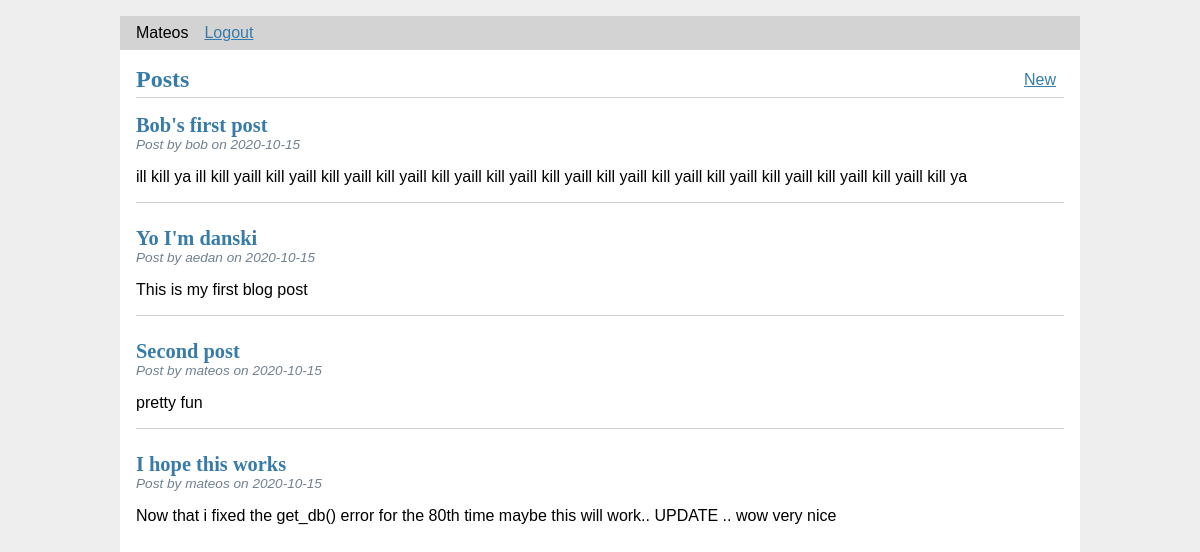
Screenshot of / (signed in) with the database file from the repository.
### tables this page shows
CREATE TABLE user(
    id INTEGER PRIMARY KEY AUTOINCREMENT,
    username TEXT UNIQUE NOT NULL,
    password TEXT NOT NULL
);

CREATE TABLE post(
    id INTEGER PRIMARY KEY AUTOINCREMENT,
    author_id INTEGER NOT NULL,
    created TIMESTAMP NOT NULL DEFAULT CURRENT_TIMESTAMP,
    title TEXT NOT NULL,
    body TEXT NOT NULL,
    FOREIGN KEY (author_id) REFERENCES user (id)
);

### flaskr/blog.py (the view)
@bp.route("/")
def index():
    db = get_db()
    posts = db.execute(
        "SELECT p.id, title, body, created, author_id, username"
        " FROM post p JOIN user u ON p.author_id = u.id"
        " ORDER BY created DESC"
    ).fetchall()
    return render_template("blog/index.html", posts=posts)

### flaskr/auth.py (called while the page is built)
@bp.before_app_request
def load_logged_in_user():
    user_id = session.get("user_id")
    if user_id is None:
        g.user = None
    else:
        g.user = (
            get_db().execute("SELECT * FROM user WHERE id = ?", (user_id,)).fetchone()
        )

### flaskr/db.py (called while the page is built)
def get_db():
    if "db" not in g:
        g.db = sqlite3.connect(
            current_app.config["DATABASE"], detect_types=sqlite3.PARSE_DECLTYPES
        )
        g.db.row_factory = sqlite3.Row
    return g.db

### flaskr/templates/blog/index.html (shortened to what this page needs)
{% extends 'base.html' %}
{% block header %}
<h1>{% block title %}Posts{% endblock %}</h1>
{% if g.user %}
<a href="{{ url_for('blog.create') }}" class="action">New</a>
{% endif %}
{% endblock %}
{% block content %}
{% for post in posts %}
<article class="post">
    <header>
        <div>
            <h1>{{ post['title'] }}</h1>
            <div class="about">Post by {{ post['username'] }} on {{ post['created'].strftime('%Y-%m-%d') }}</div>
        </div>
    </header>
    <p class="body">{{ post['body'] }}</p>
</article>
{% if not loop.last %}
<hr>
{% endif %}
{% endfor %}
{% endblock %}

### flaskr/templates/base.html (shortened to what this page needs)
<!DOCTYPE html>
<link rel="stylesheet" href={{ url_for('static', filename='style.css') }}>
<nav>
    <ul>
        {% if g.user %}
        <li><span>{{ g.user["username"] }}</span></li>
        <li><a href="{{ url_for('auth.logout') }}">Logout</a></li>
        {% else %}
        <li><a href="{{ url_for('auth.register') }}">Register</a></li>
        <li><a href="{{ url_for('auth.login') }}">Log In</a></li>
        {% endif %}
    </ul>
</nav>
<section class="content">
    <header>{% block header %}{% endblock %}</header>
    {% block content %}{% endblock %}
</section>

### flaskr/static/style.css (style rules this page uses)
h1 { font-family: serif; color: #377ba8; margin: 1rem 0; }
a { color: #377ba8; }
hr { border: none; border-top: 1px solid lightgray; }
nav { background: lightgray; display: flex; align-items: center; padding: 0 0.5rem; }
nav ul { display: flex; list-style: none; margin: 0; padding: 0; }
nav ul li a, nav ul li span, header .action { display: block; padding: 0.5rem; }
.content { padding: 0 1rem 1rem; }
.content > header { border-bottom: 1px solid lightgray; display: flex; align-items: flex-end; }
.content > header h1 { flex: auto; margin: 1rem 0 0.25rem 0; }
.post > header { display: flex; align-items: flex-end; font-size: 0.85em; }
.post > header > div:first-of-type { flex: auto; }
.post > header h1 { font-size: 1.5em; margin-bottom: 0; }
.post .about { color: slategray; font-style: italic; }
.post .body { white-space: pre-line; }
.content:last-child { margin-bottom: 0; }

### rows the page displays
user: user.username "Mateos"
post: title "Bob's first post", username "bob", created "2020-10-15", body "ill kill ya ill kill yaill kill yaill kill yaill kill yaill kill yaill kill yaill kill yaill kill yaill kill yaill kill yaill kill yaill kill yaill kill yaill kill ya"
post: title "Yo I'm danski", username "aedan", created "2020-10-15", body "This is my first blog post"
post: title "Second post", username "mateos", created "2020-10-15", body "pretty fun"
post: title "I hope this works", username "mateos", created "2020-10-15", body "Now that i fixed the get_db() error for the 80th time maybe this will work.. UPDATE .. wow very nice"
